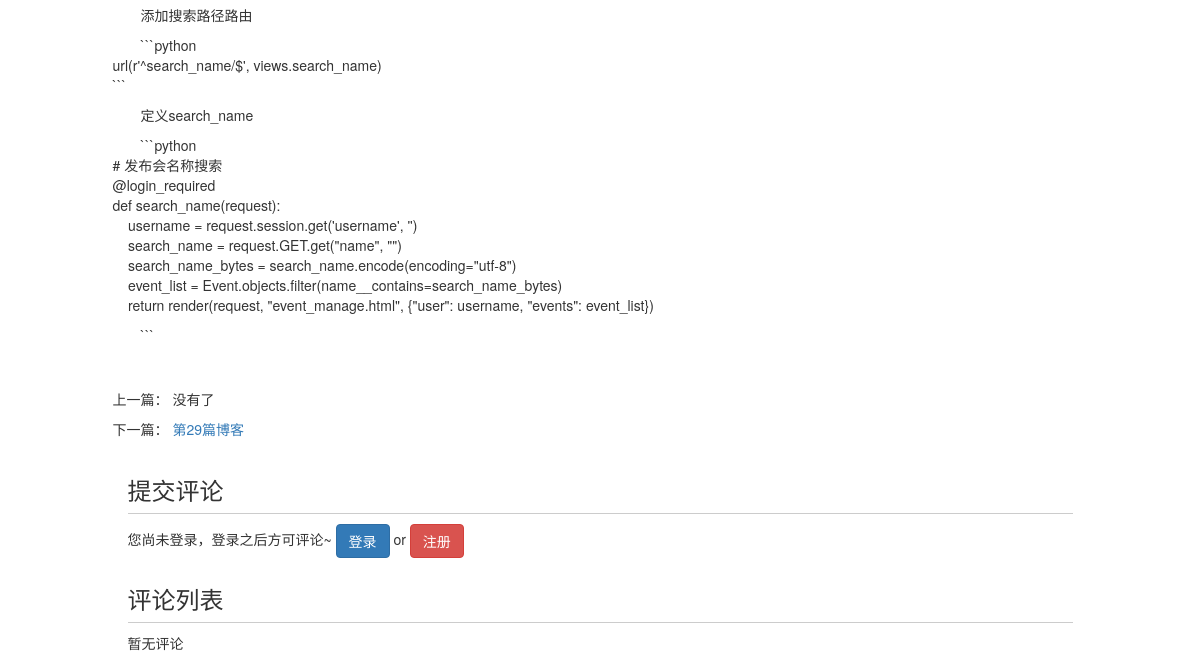
Before: /blog/35 (lower part) with the older database file.
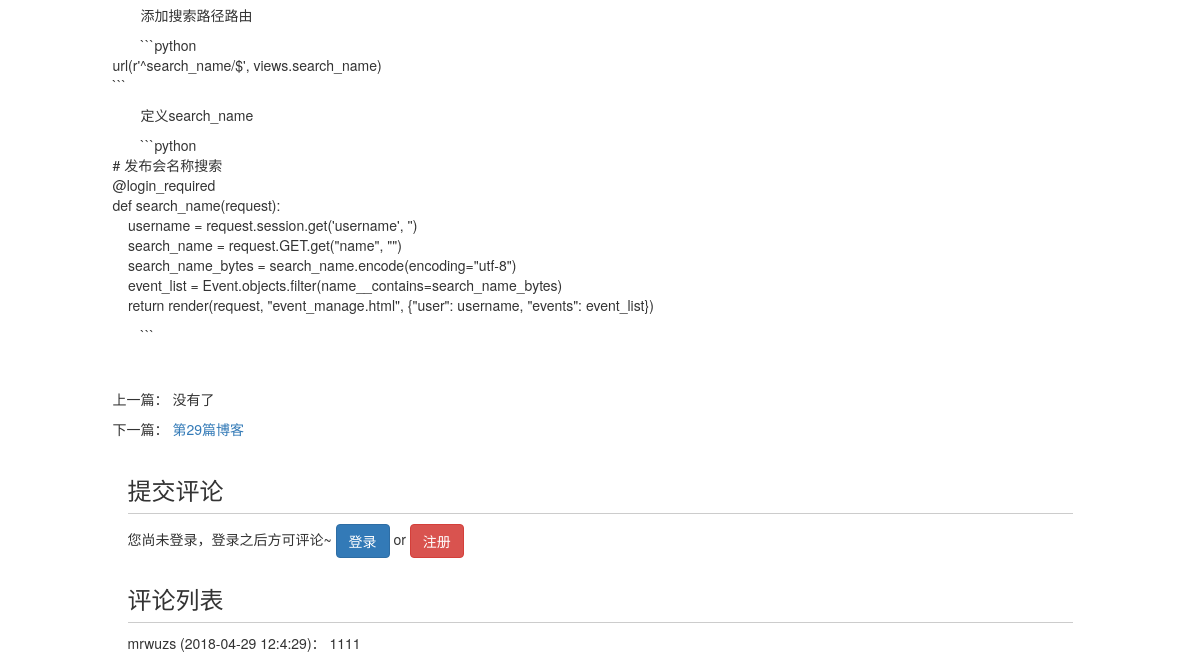
After: the same page with the newer database file.
### comment/models.py (models this page shows)
class Comment(models.Model):
    content_type = models.ForeignKey(ContentType, on_delete=models.DO_NOTHING)
    object_id = models.PositiveIntegerField()
    content_object = GenericForeignKey('content_type', 'object_id')
    text = models.TextField()
    comment_time = models.DateTimeField(auto_now_add=True)
    user = models.ForeignKey(User, on_delete=models.DO_NOTHING)
    class Meta:
        ordering = ['-comment_time']

### blog/views.py (the view)
# urls.py: path('<int:blog_pk>',views.blog_detail,name = 'blog_detail'),
def blog_detail(request,blog_pk):
    blog = get_object_or_404(Blog, pk=blog_pk)
    read_cookie_key = read_statistics_once_read(request, blog)
    blog_content_type = ContentType.objects.get_for_model(blog)
    comments = Comment.objects.filter(content_type=blog_content_type, object_id=blog.pk)
    context = {}
    context['previous_blog'] = Blog.objects.filter(created_time__gt=blog.created_time).last()
    context['next_blog'] = Blog.objects.filter(created_time__lt=blog.created_time).first()
    context['blog'] = blog
    context['comments'] = comments
    response = render(request,'blog/blog_detail.html', context)  # 响应
    response.set_cookie(read_cookie_key, 'true')  # 阅读cookie标记
    return response

### blog/models.py (called while the page is built)
    def __str__(self):
        return self.type_name

### read_statistics/models.py (called while the page is built)
    def get_read_num(self):
        try:
            ct = ContentType.objects.get_for_model(self)
            readnum = ReadNum.objects.get(content_type=ct, object_id=self.pk)
            return readnum.read_num
        except exceptions.ObjectDoesNotExist:
            return 0

### read_statistics/utils.py (called while the page is built)
def read_statistics_once_read(request, obj):
    ct = ContentType.objects.get_for_model(obj)
    key = "%s_%s_read" % (ct.model, obj.pk)
    if not request.COOKIES.get(key):
        readnum, created = ReadNum.objects.get_or_create(content_type=ct, object_id=obj.pk)
        readnum.read_num += 1
        readnum.save()
        date = timezone.now().date()
        readDetail, created = ReadDetail.objects.get_or_create(content_type=ct, object_id=obj.pk, date=date)
        readDetail.read_num += 1
        readDetail.save()
    return key

### blog/templates/blog/blog_detail.html (shortened to what this page needs)
{% extends 'base.html' %}
{% load staticfiles %}
{% block henader-extend %}
    <link rel="stylesheet" href="{% static 'blog/blog.css' %}">
{% endblock %}
{% block content %}
    <div class="container">
    <div class="row">
            <div class="clo-xs-10 col-xs-offset-1">
                <div class="blog-content">{{ blog.content|safe }}</div>
                <div class="blog_more">
                    <p>上一篇：
                    {% if previous_blog %}
                        <a href="{% url 'blog_detail' previous_blog.pk%}"> {{ previous_blog.title}}</a>
                    {% else %}
                        没有了
                    {% endif %}
                    </p>
                    <p>
                        下一篇：
                        {% if next_blog %}
                        <a href="{% url 'blog_detail' next_blog.pk%}">{{ next_blog.title}}</a>
                    {% else %}
                        没有了
                    {% endif %}</p>
                </div>
        </div>
    </div>
     <div class="row">
            <div class="col-xs-10 col-xs-offset-1">
                <div class="comment-area">
                    <h3 class="comment-area-title">提交评论</h3>
                    {% if user.is_authenticated %}
                        <form action="{% url 'update_comment' %}" method="POST" style="overflow:hidden">
                            {% csrf_token %}
                            <div class="form-group">
                                <label for="comment_text">{{ user.username }}，欢迎评论~</label>
                                <textarea id="comment_text" class="form-control" name="text" rows="4"></textarea>
                            </div>
                            <input type="hidden" name="object_id" value="{{ blog.pk }}">
                            <input type="hidden" name="content_type" value="blog">
                            <input type="submit" value="评论" class="btn btn-primary" style="float:right">
                        </form>
                    {% else %}
                        您尚未登录，登录之后方可评论~
                        <a class="btn btn-primary" href="{% url 'login' %}?from={{ request.get_full_path }}">登录</a>
                        <span> or </span>
                        <a class="btn btn-danger" href="{% url 'register' %}?from={{ request.get_full_path }}">注册</a>
                    {% endif %}
                </div>
                <div class="comment-area">
                    <h3 class="comment-area-title">评论列表</h3>
                    {% for comment in comments %}
                        <div>
                            {{ comment.user.username }}
                            ({{ comment.comment_time|date:"Y-m-d H:n:s" }})：
                            {{ comment.text }}
                        </div>
                    {% empty %}
                        暂无评论
                    {% endfor %}
                </div>
            </div>
        </div>
    </div>
{% endblock %}

Changed rows visible on the page:
added Comment: user.username "mrwuzs", comment_time "2018-04-29 12:4:29", text "1111"
Other visible differences:
text no longer shown: "暂无评论"
